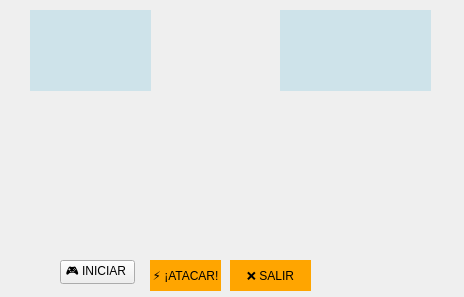
<?xml version="1.0" encoding="UTF-8"?>
<ui version="4.0">
 <class>tercero</class>
 <widget class="QWidget" name="tercero">
  <property name="geometry">
   <rect>
    <x>0</x>
    <y>0</y>
    <width>464</width>
    <height>297</height>
   </rect>
  </property>
  <property name="windowTitle">
   <string>Batalla suprema</string>
  </property>
  <property name="toolTip">
   <string>&lt;!DOCTYPE HTML PUBLIC &quot;-//W3C//DTD HTML 4.0//EN&quot; &quot;http://www.w3.org/TR/REC-html40/strict.dtd&quot;&gt;
&lt;html&gt;&lt;head&gt;&lt;meta name=&quot;qrichtext&quot; content=&quot;1&quot; /&gt;&lt;meta charset=&quot;utf-8&quot; /&gt;&lt;style type=&quot;text/css&quot;&gt;
p, li { white-space: pre-wrap; }
hr { height: 1px; border-width: 0; }
li.unchecked::marker { content: &quot;\2610&quot;; }
li.checked::marker { content: &quot;\2612&quot;; }
&lt;/style&gt;&lt;/head&gt;&lt;body style=&quot; font-family:'Segoe UI'; font-size:9pt; font-weight:400; font-style:normal;&quot;&gt;
&lt;p style=&quot;-qt-paragraph-type:empty; margin-top:0px; margin-bottom:0px; margin-left:0px; margin-right:0px; -qt-block-indent:0; text-indent:0px;&quot;&gt;&lt;br /&gt;&lt;/p&gt;&lt;/body&gt;&lt;/html&gt;</string>
  </property>
  <property name="styleSheet">
   <string notr="true">
        background-repeat: no-repeat;
                    background-position: center;
                 </string>
  </property>
  <widget class="QPushButton" name="btnAtaque">
   <property name="geometry">
    <rect>
     <x>150</x>
     <y>260</y>
     <width>71</width>
     <height>31</height>
    </rect>
   </property>
   <property name="styleSheet">
    <string notr="true">background-color: orange; 
border: none;</string>
   </property>
   <property name="text">
    <string>⚡ ¡ATACAR!</string>
   </property>
  </widget>
  <widget class="QPushButton" name="btnSalir">
   <property name="geometry">
    <rect>
     <x>230</x>
     <y>260</y>
     <width>81</width>
     <height>31</height>
    </rect>
   </property>
   <property name="styleSheet">
    <string notr="true">background-color: orange; 
border: none;</string>
   </property>
   <property name="text">
    <string>❌ SALIR</string>
   </property>
  </widget>
  <widget class="QLabel" name="gokuLabel">
   <property name="geometry">
    <rect>
     <x>20</x>
     <y>110</y>
     <width>111</width>
     <height>131</height>
    </rect>
   </property>
   <property name="text">
    <string/>
   </property>
  </widget>
  <widget class="QLabel" name="piccoloLabel">
   <property name="geometry">
    <rect>
     <x>280</x>
     <y>110</y>
     <width>111</width>
     <height>131</height>
    </rect>
   </property>
   <property name="text">
    <string/>
   </property>
  </widget>
  <widget class="QPushButton" name="btnIniciar">
   <property name="geometry">
    <rect>
     <x>60</x>
     <y>260</y>
     <width>75</width>
     <height>24</height>
    </rect>
   </property>
   <property name="text">
    <string>🎮 INICIAR </string>
   </property>
  </widget>
  <widget class="QLabel" name="gokuInfoLabel">
   <property name="geometry">
    <rect>
     <x>30</x>
     <y>10</y>
     <width>121</width>
     <height>81</height>
    </rect>
   </property>
   <property name="styleSheet">
    <string notr="true">background-color: rgba(173, 216, 230, 128);
border: none;
color: white;</string>
   </property>
   <property name="text">
    <string/>
   </property>
  </widget>
  <widget class="QLabel" name="piccoloInfoLabel">
   <property name="geometry">
    <rect>
     <x>280</x>
     <y>10</y>
     <width>151</width>
     <height>81</height>
    </rect>
   </property>
   <property name="styleSheet">
    <string notr="true">background-color: rgba(173, 216, 230, 128);
border: none;
color: white;</string>
   </property>
   <property name="text">
    <string/>
   </property>
  </widget>
  <widget class="QLabel" name="textoAccion">
   <property name="geometry">
    <rect>
     <x>158</x>
     <y>30</y>
     <width>81</width>
     <height>31</height>
    </rect>
   </property>
   <property name="text">
    <string/>
   </property>
  </widget>
 </widget>
 <resources/>
 <connections/>
</ui>
